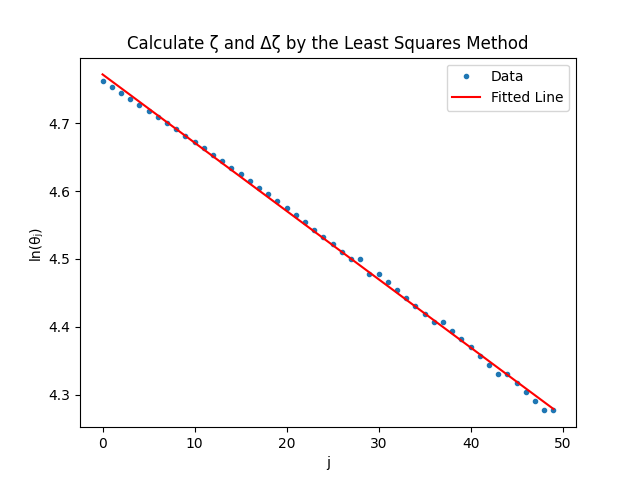

Python code for this plot:
import json
import os
import matplotlib.pyplot as plt
import numpy as np
import math

data = ""
with open(os.path.join(os.path.dirname(__file__), "original_data.json"), "r") as file:
    data = json.load(file)["exp1"]
    file.close()
description = data["description"]
sheet1 = data["sheet1"]["data"]
sheet2 = data["sheet2"]["data"]
ln_sheet1 = [0] * len(sheet1)
for i in range(len(sheet1)):
    sheet1[i] = sheet1[i]["magnitude"]
    ln_sheet1[i] = math.log(sheet1[i])
for i in range(len(sheet2)):
    sheet2[i] = sheet2[i]["period"]

plt.title('Calculate \\zeta and \\Delta_\\zeta by the Least Squares Method')
plt.xlabel('j')
plt.ylabel('ln(\\theta_j)')

X = np.column_stack((np.ones(50), range(0, 50)))
y = np.array(ln_sheet1)

beta_hat = np.linalg.lstsq(X, y, rcond=None)[0]

y_fit = np.dot(X, beta_hat)
k = beta_hat[1]
b = beta_hat[0]
zeta = -k/math.sqrt(4*math.pi*math.pi+k*k)
print(f"k={k}, b={b}")
print(f"\\zeta={zeta}")

plt.plot(range(0, 50), y, '.', label='Data')
plt.plot(range(0, 50), y_fit, 'r-', label='Fitted Line')
plt.legend()
plt.savefig(os.path.join(os.path.dirname(__file__), "A.png"))
